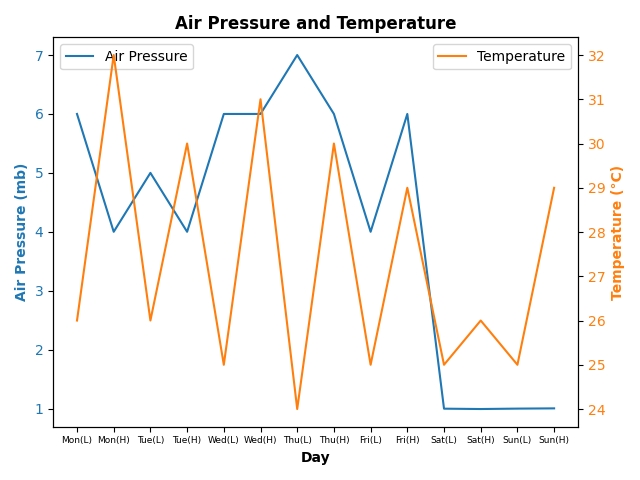

Reproduce this figure in Python.
import pandas as pd 
import matplotlib.pyplot as plt

# Creating the dataset
data = {
    'Day': ['Mon(L)', 'Mon(H)', 'Tue(L)', 'Tue(H)', 'Wed(L)', 'Wed(H)', 'Thu(L)', 'Thu(H)', 'Fri(L)', 'Fri(H)', 'Sat(L)', 'Sat(H)', 'Sun(L)', 'Sun(H)'],
    'Air Pressure (mb)': [6, 4, 5, 4, 6, 6, 7, 6, 4, 6, 0.998, 0.992, 0.999, 1.003],
    'Wind Speed (kph)': [1, 1, 3, 2, 0, 3, 0, 3, 2, 3, 6, 8, 2, 2],
    'Temperature (°C)': [26, 32, 26, 30, 25, 31, 24, 30, 25, 29, 25, 26, 25, 29],
    'Humidity (%)': [94, 76, 94, 72, 98, 82, 98, 76, 96, 80, 98, 99, 100, 99]
}

# Converting to a DataFrame
df = pd.DataFrame(data)

# Plotting Graph 3: Air Pressure and Temperature
fig, ax1 = plt.subplots()

# Air Pressure Plot
ax1.set_xlabel('Day', fontweight='bold')
ax1.set_ylabel('Air Pressure (mb)', color='tab:blue', fontweight='bold')
ax1.plot(df['Day'], df['Air Pressure (mb)'], color='tab:blue', label='Air Pressure')
ax1.tick_params(axis='y', labelcolor='tab:blue')

# Adjusting the font size of the day labels
plt.xticks(fontsize=6.5)

# Creating a second y-axis for Temperature
ax2 = ax1.twinx()
ax2.set_ylabel('Temperature (°C)', color='tab:orange', fontweight='bold')
ax2.plot(df['Day'], df['Temperature (°C)'], color='tab:orange', label='Temperature')
ax2.tick_params(axis='y', labelcolor='tab:orange')

# Adding legends and title
fig.tight_layout()
ax1.legend(loc='upper left')
ax2.legend(loc='upper right')
plt.title('Air Pressure and Temperature', fontweight='bold')
plt.show()
